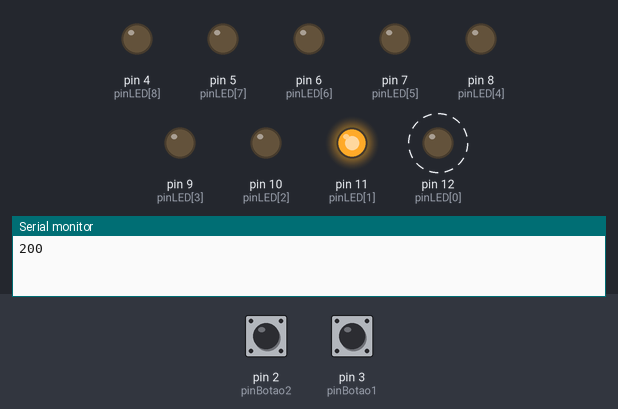
Simulated run of this sketch. Board: Arduino Uno, built with avr-gcc and run on an emulated ATmega328P. On the bench: output pins drawn as LEDs (lit = HIGH), the last lines printed to the serial monitor. Dashed ring = blinking. The test bench sets the inputs (shaded band); at power-on: pin 3 (pinBotao1) HIGH, pin 2 (pinBotao2) HIGH.

Above: at 0.3 s.
1.3 s: pin 3 (pinBotao1) pulsed LOW 5 times (0.12 s each, 0.3 s apart)
At 3.6 s:
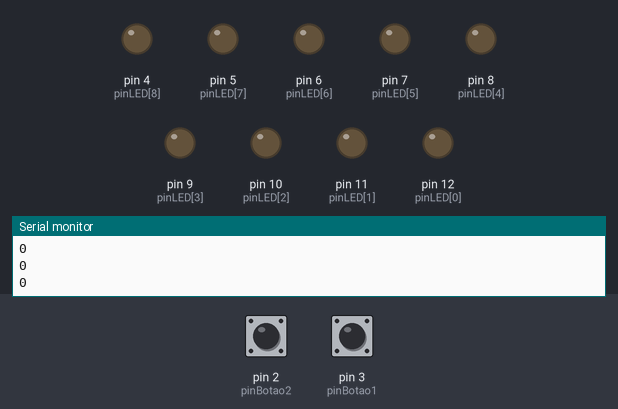
4.3 s: pin 2 (pinBotao2) pulled LOW for 0.15 s
At 5.1 s:
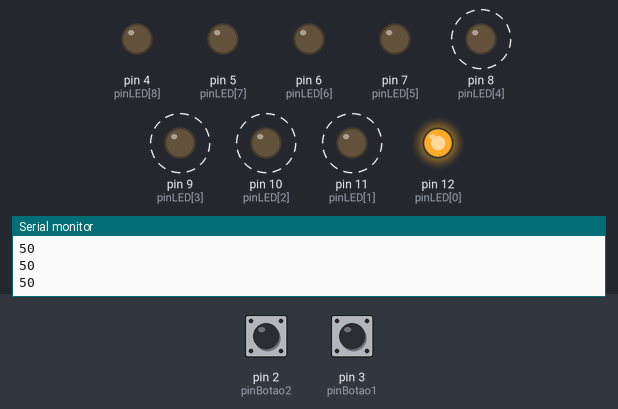
7.3 s: pin 3 (pinBotao1) pulled LOW for 0.15 s
At 7.7 s:
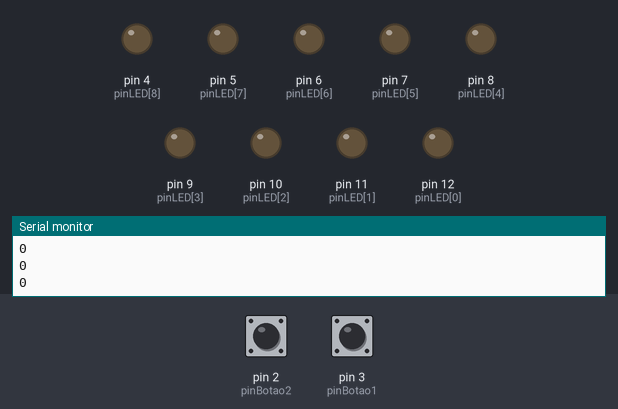
8.9 s: pin 2 (pinBotao2) pulled LOW for 1 s
At 9.6 s:
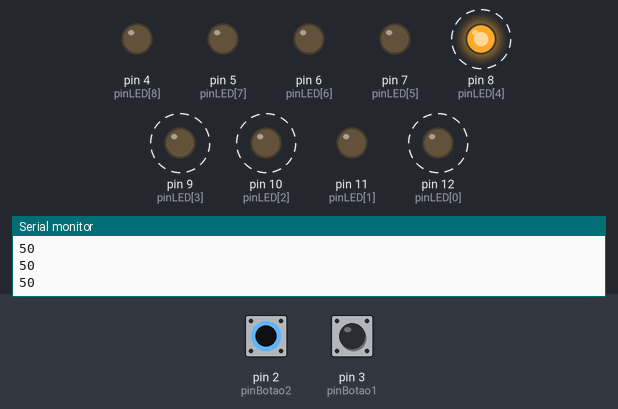
11.9 s: pin 3 (pinBotao1) pulled LOW for 1 s
At 12.4 s:
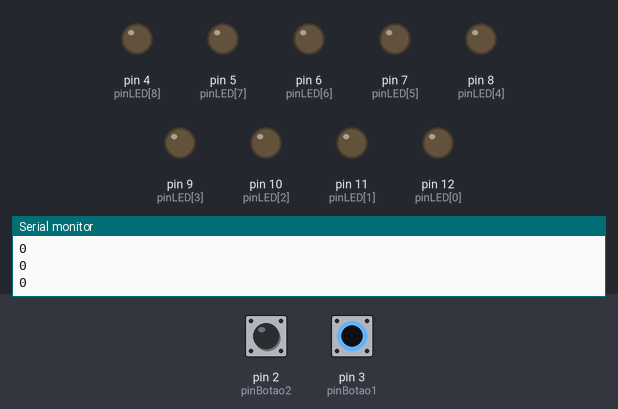
14.4 s: pin 2 (pinBotao2) pulled LOW for 3.2 s
At 18.01 s:
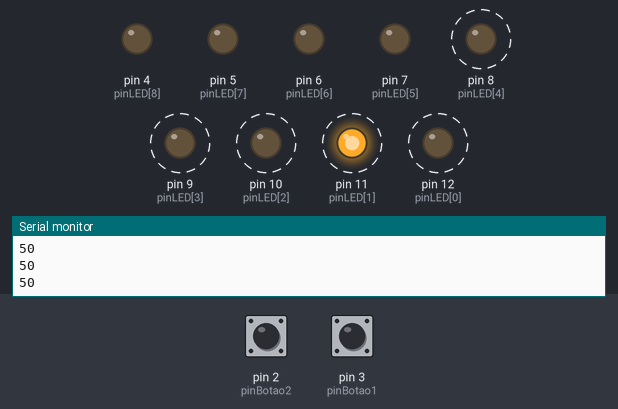
Timing chart, 0 to 20.1 s (numbered marks = the images above; inputs shaded):
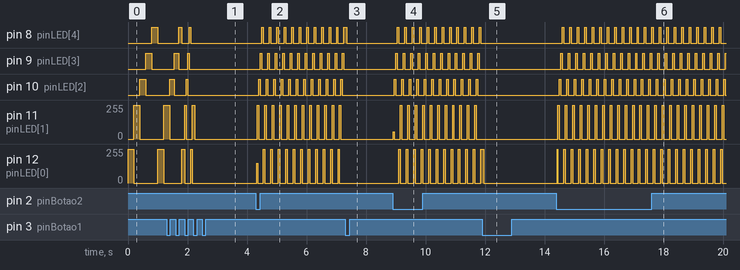

The sketch:

AV19-Sketch2.ino
```cpp
#include <TimerOne.h>

#define pinBotao1 3
#define pinBotao2 2

byte pinLED[] = {12,11,10,9,8,7,6,5,4,3};

#define tempoDebounce 100

int tempo = 200;
int ledAceso = 0;

unsigned long delayDebounce1;
bool estadoBotao1;
bool estadoBotao1Ant;

unsigned long delayDebounce2;
bool estadoBotao2;
bool estadoBotao2Ant;


//VARIAVEIS PARA CONTROLE DE PULSO
int tempoPulso = 50;
int intervaloPulso = 950;
unsigned long delayPulso;


void setup() {
  for (byte nL=0; nL<10; nL++) {
      pinMode(pinLED[nL], OUTPUT);
  }

  pinMode(pinBotao1, INPUT_PULLUP);
  pinMode(pinBotao2, INPUT_PULLUP);

  attachInterrupt( digitalPinToInterrupt(pinBotao1), funcBotao1, CHANGE);
  attachInterrupt( digitalPinToInterrupt(pinBotao2), funcBotao2, CHANGE);

  Serial.begin(9600);

  //INICIO DO TIMER
  Timer1.initialize(950000);   //TIMER IRA EXECUTAR A CADA 1 SEGUNDO (PARAMETRO EM MICROSEGUNDOS)
  Timer1.attachInterrupt(geraPulso);
}

void funcBotao1() {
  if (digitalRead(pinBotao1)) {
     delayDebounce1 = millis();
     return;
  }

  //CONTROLE BOTAO 1
  if ((millis() - delayDebounce1) > tempoDebounce) {
     tempo = tempo - 50;
     if (tempo < 0) {
        tempo = 0;
     }
  }
  delayDebounce1 = millis();
}

void funcBotao2() {

  if (digitalRead(pinBotao2)) {
     delayDebounce2 = millis();
     return;
  }

  if ((millis() - delayDebounce2) > tempoDebounce) {
     tempo = tempo + 50;
  }
  delayDebounce2 = millis();
}

void loop() {

  //CONTROLE LEDs
  digitalWrite(pinLED[ledAceso], HIGH);
  delay(tempo);
  digitalWrite(pinLED[ledAceso], LOW);

  ledAceso++;
  if (ledAceso > 4) {
     ledAceso = 0;
  }


  //DEBUG
  Serial.println(tempo);

}

void geraPulso() {
   digitalWrite(pinLED[8], HIGH);
   delayMicroseconds(50000);
   digitalWrite(pinLED[8], LOW);
}
```

Measured:
- after the input at 1.3 s, pin 8 (pinLED[4]): alternates HIGH for 0.08 s and LOW for 0.25 s, 4 changes in all, then stays LOW, starting after 0.40 s
- after the input at 4.3 s, pin 8 (pinLED[4]): alternates HIGH for 0.05 s and LOW for 0.20 s, starting after 0.20 s; pin 9 (pinLED[3]): alternates HIGH for 0.05 s and LOW for 0.20 s, starting after 0.15 s
- after the input at 7.3 s, pin 9 (pinLED[3]), pin 10 (pinLED[2]): stops changing and stays LOW; pin 11 (pinLED[1]), pin 12 (pinLED[0]): stops changing and stays 0/255
- after the input at 8.9 s, pin 8 (pinLED[4]): alternates HIGH for 0.05 s and LOW for 0.20 s, starting after 0.15 s; pin 9 (pinLED[3]): alternates HIGH for 0.05 s and LOW for 0.20 s, starting after 0.10 s
- after the input at 11.9 s, pin 8 (pinLED[4]), pin 9 (pinLED[3]), pin 10 (pinLED[2]): stops changing and stays LOW; pin 11 (pinLED[1]): stops changing and stays 0/255
- after the input at 14.4 s, pin 8 (pinLED[4]): alternates HIGH for 0.05 s and LOW for 0.20 s, starting after 0.20 s; pin 9 (pinLED[3]): alternates HIGH for 0.05 s and LOW for 0.20 s, starting after 0.15 s
